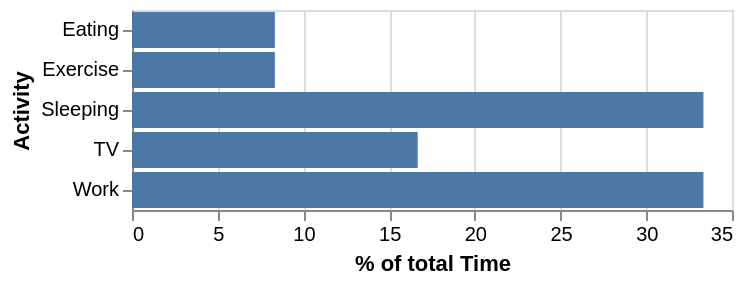

This figure's Vega-Lite source:
### Vega-Lite specification from a JSON file in a GitHub repository (floating-point values rounded to 4 significant figures)
{"$schema": "https://vega.github.io/schema/vega-lite/v2.json", "description": "A bar graph showing what activites consume what percentage of the day.", "data": {"values": [{"Activity": "Sleeping", "Time": 8}, {"Activity": "Eating", "Time": 2}, {"Activity": "TV", "Time": 4}, {"Activity": "Work", "Time": 8}, {"Activity": "Exercise", "Time": 2}]}, "transform": [{"window": [{"op": "sum", "field": "Time", "as": "TotalTime"}], "frame": [null, null]}, {"calculate": "datum.Time/datum.TotalTime * 100", "as": "PercentOfTotal"}], "mark": "bar", "encoding": {"x": {"field": "PercentOfTotal", "type": "quantitative", "axis": {"title": "% of total Time"}}, "y": {"field": "Activity", "type": "nominal", "scale": {"rangeStep": 12}}}}
